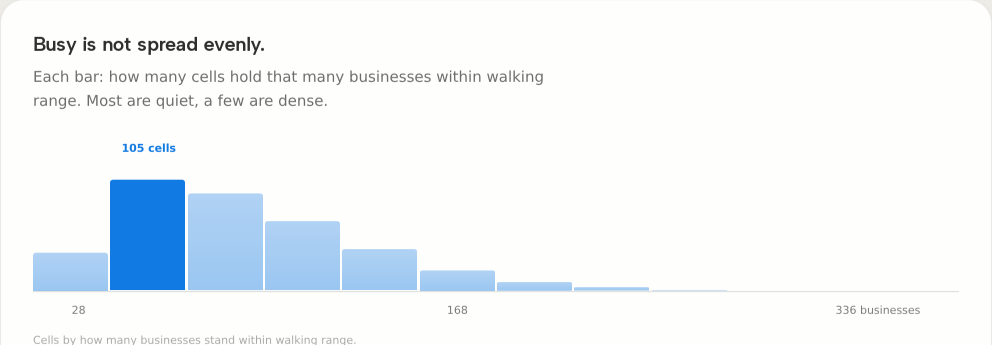
#> input picture docs/final/poster/img/chart-spread-trim.png, 1984 x 690 px, given in place of app-rank.png, which was not available (shown at 1/2 size)
$ python crops.py
#> lines starting #> are read from the running program, lines starting #| are printed output that depends on the picture; after the words box and inside, x2 and y2 are one past the last pixel; in counts of white or black regions, pixels touching at a corner belong together; pictures that were not available may be replaced by others from this repository, and a replacement may not be noted
"""Cuts the shots from shoot.mjs into the deck's crops and the poster's pictures.

Every size here is the size of the picture it replaces, so the deck's placeholders and
the poster's figures take the new picture without moving. Coordinates are CSS pixels on
a shot taken at twice the density. Needs Pillow.
"""
import os
from PIL import Image, ImageDraw, ImageOps

here = os.path.dirname(os.path.abspath(__file__))
S = os.path.join(here, 'shots')
C = os.path.join(here, 'crops')
P = os.path.join(here, 'poster', 'img')
os.makedirs(C, exist_ok=True)

def rounded(im, r):
    """Transparent rounded corners, as the deck's pictures have."""
    im = im.convert('RGBA')
    mask = Image.new('L', im.size, 0)
    ImageDraw.Draw(mask).rounded_rectangle([0, 0, im.width - 1, im.height - 1], radius=r, fill=255)
    im.putalpha(mask)
    return im

def at2(im, x, y, w, h):
    return im.crop((round(x * 2), round(y * 2), round((x + w) * 2), round((y + h) * 2)))

rank = Image.open(os.path.join(S, 'app-rank.png'))                    # 3200 x 1800
#> rank is the input picture: PIL image 1984x690 RGB; mean R, G, B 240.7, 245.6, 249.6
rounded(rank, 36).save(os.path.join(C, 'app-rank-r.png'))
#> in rounded, `mask = Image.new('L', im.size, 0)`: mask: PIL image 1984x690 L; every value is 0
#> in rounded, `ImageDraw.Draw(mask).rounded_rectangle([0, 0, im.width - 1, im.height ..`: mask: PIL image 1984x690 L; 99.9% white; 4 black regions, box (x1, y1, x2, y2) and area: (0, 0, 31, 31) 287, (1953, 0, 1984, 31) 287, (0, 659, 31, 690) 287, (1953, 659, 1984, 690) 287
rank.convert('RGB').resize((2400, 1350), Image.LANCZOS).save(os.path.join(P, 'light-app-rank-coffee.jpg'), quality=90)
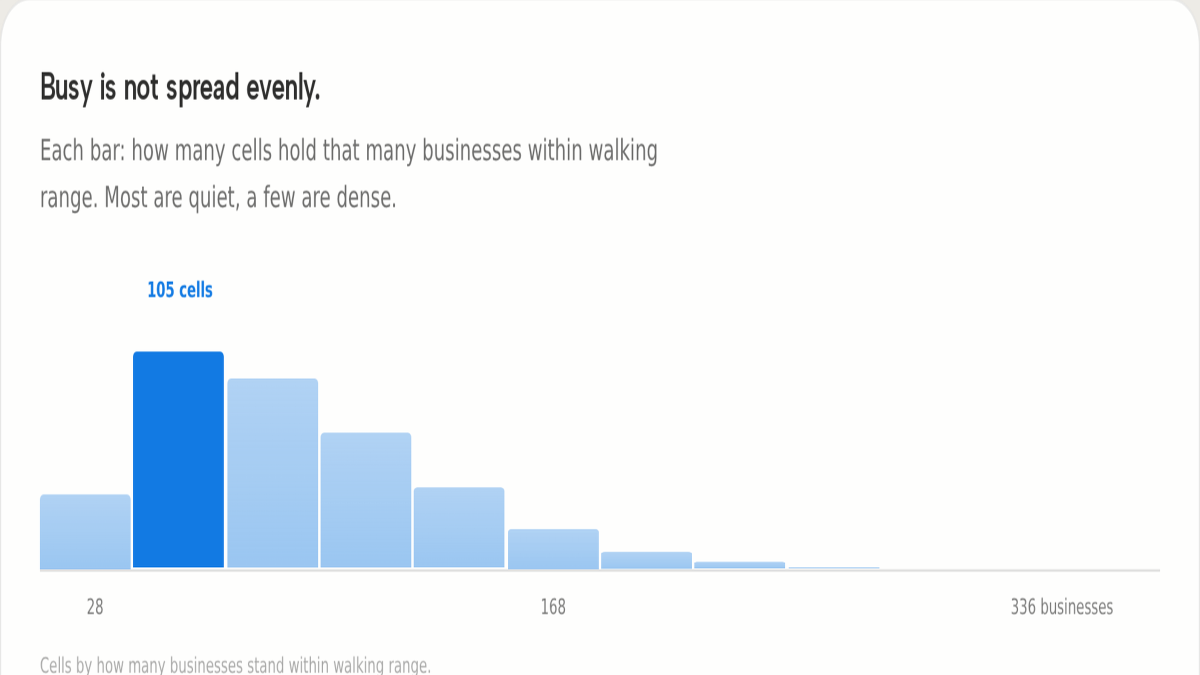
#> saved as light-app-rank-coffee.jpg: PIL image 2400x1350 RGB (shown at 1/2 size); mean R, G, B 240.6, 245.6, 249.6
rounded(at2(rank, 700, 40, 900, 730), 44).save(os.path.join(C, 'ask-r.png'))   # 1800 x 1460
#> call 2 of rounded, with r = 44
#> in rounded (call 2), `mask = Image.new('L', im.size, 0)`: mask: PIL image 1800x1460 L; every value is 0
#> in rounded (call 2), `ImageDraw.Draw(mask).rounded_rectangle([0, 0, im.width - 1, im.height ..`:
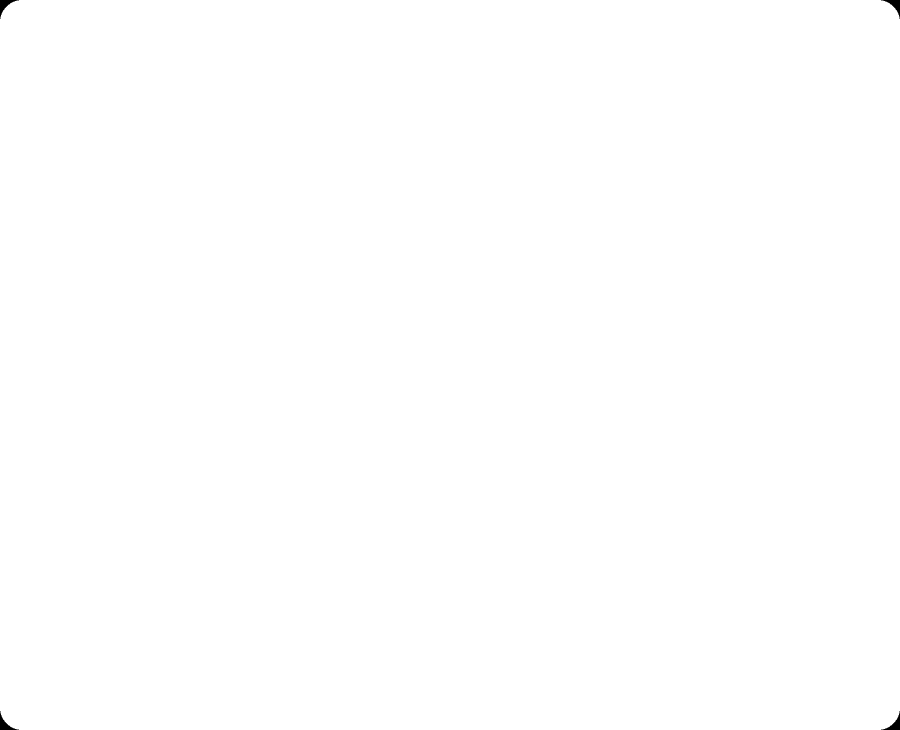
#> mask: PIL image 1800x1460 L (shown at 1/2 size); 99.9% white; 4 black regions, box (x1, y1, x2, y2) and area: (0, 0, 38, 38) 427, (1762, 0, 1800, 38) 427, (0, 1422, 38, 1460) 427, (1762, 1422, 1800, 1460) 427
rank.crop((1700, 120, 3200, 1337)).convert('RGB').save(os.path.join(P, 'ask.jpg'), quality=90)  # 1500 x 1217

card = Image.open(os.path.join(S, 'card.png'))
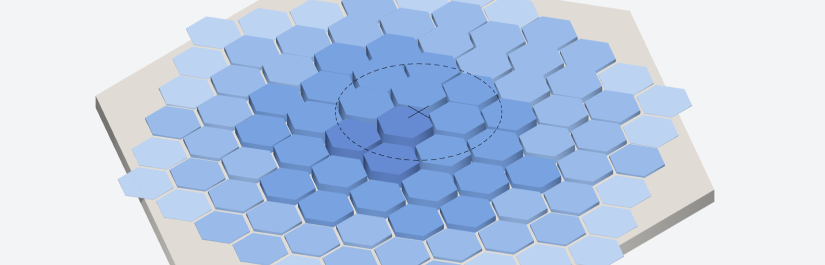
#> input picture docs/final/poster/img/grid-model-trim.png, 1650 x 530 px, given in place of card.png, which was not available (shown at 1/2 size)
#> card is the input picture: PIL image 1650x530 RGB; mean R, G, B 187.4, 205.1, 230.7
rounded(ImageOps.fit(card, (684, 990), Image.LANCZOS, centering=(0, 0)), 44).save(os.path.join(C, 'area-breakdown-r.png'))
#> in rounded (call 3), `mask = Image.new('L', im.size, 0)`: mask: PIL image 684x990 L; every value is 0
#> in rounded (call 3), `ImageDraw.Draw(mask).rounded_rectangle([0, 0, im.width - 1, im.height ..`: mask: PIL image 684x990 L; 99.7% white; 4 black regions, box (x1, y1, x2, y2) and area: (0, 0, 38, 38) 427, (646, 0, 684, 38) 427, (0, 952, 38, 990) 427, (646, 952, 684, 990) 427
why = Image.open(os.path.join(S, 'why.png'))
rounded(ImageOps.fit(why, (748, 1670), Image.LANCZOS, centering=(0.5, 0)), 44).save(os.path.join(C, 'why-r.png'))
#> call 4 of rounded, with r = 44
#> in rounded (call 4), `im = im.convert('RGBA')`:
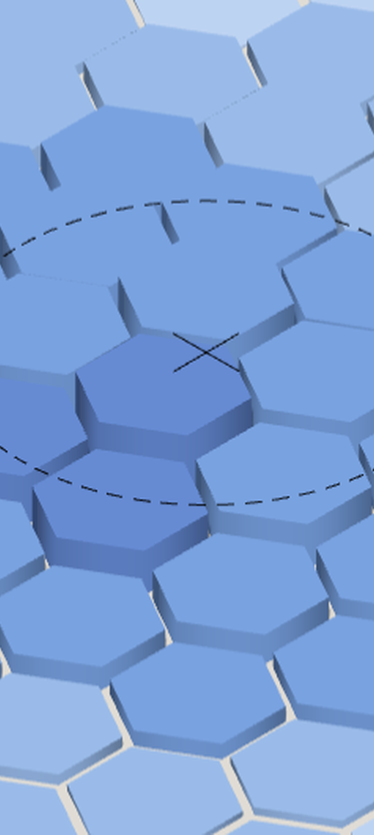
#> im: PIL image 748x1670 RGBA (shown at 1/2 size); mean R, G, B, A 126.5, 162.5, 218, 255
#> in rounded (call 4), `mask = Image.new('L', im.size, 0)`: mask: PIL image 748x1670 L; every value is 0
#> in rounded (call 4), `ImageDraw.Draw(mask).rounded_rectangle([0, 0, im.width - 1, im.height ..`:
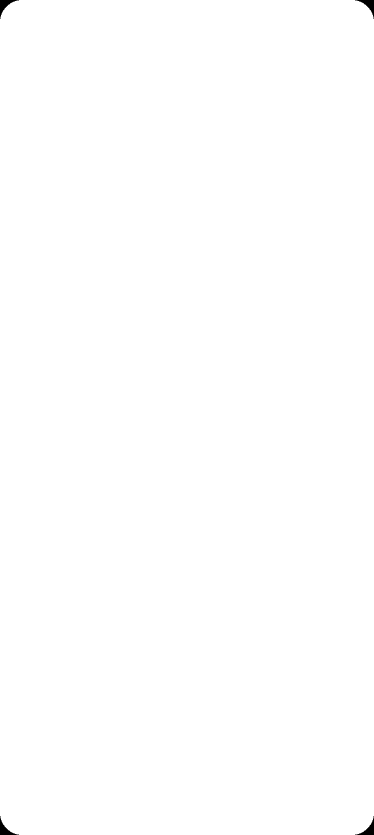
#> mask: PIL image 748x1670 L (shown at 1/2 size); 99.9% white; 4 black regions, box (x1, y1, x2, y2) and area: (0, 0, 38, 38) 427, (710, 0, 748, 38) 427, (0, 1632, 38, 1670) 427, (710, 1632, 748, 1670) 427

raised = Image.open(os.path.join(S, 'map-3d.png'))                    # 3840 x 2160
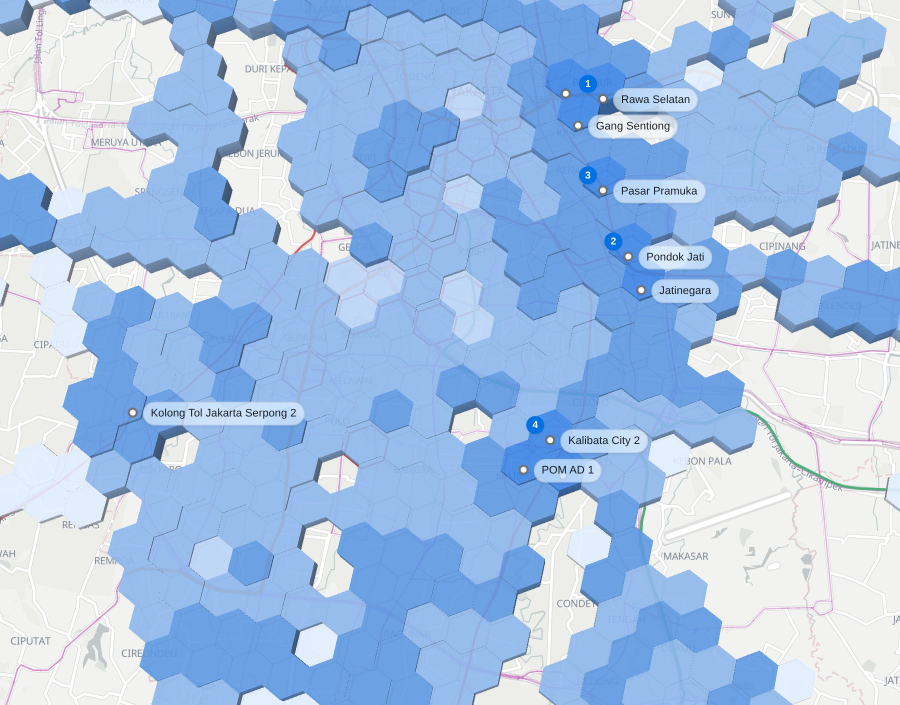
#> input picture docs/final/poster/img/map-3d.jpg, 1800 x 1410 px, given in place of map-3d.png, which was not available (shown at 1/2 size)
#> raised is the input picture: PIL image 1800x1410 RGB; mean R, G, B 167.5, 195.5, 231.1
piece = at2(raised, 400, 100, 970, 760)                                # 1940 x 1520
rounded(piece, 44).save(os.path.join(C, 'map-3d-r.png'))
#> in rounded (call 5), `mask = Image.new('L', im.size, 0)`: mask: PIL image 1940x1520 L; every value is 0
#> in rounded (call 5), `ImageDraw.Draw(mask).rounded_rectangle([0, 0, im.width - 1, im.height ..`: mask: PIL image 1940x1520 L; 99.9% white; 4 black regions, box (x1, y1, x2, y2) and area: (0, 0, 38, 38) 427, (1902, 0, 1940, 38) 427, (0, 1482, 38, 1520) 427, (1902, 1482, 1940, 1520) 427
piece.convert('RGB').save(os.path.join(C, 'map-3d.png'))
at2(raised, 420, 120, 900, 705).convert('RGB').save(os.path.join(P, 'map-3d.jpg'), quality=90)  # 1800 x 1410
#> call 3 of at2, with x = 420, y = 120, w = 900, h = 705
#> in at2 (call 3), `return im.crop((round(x * 2), round(y * 2), round((x + w) * 2), round(..`:
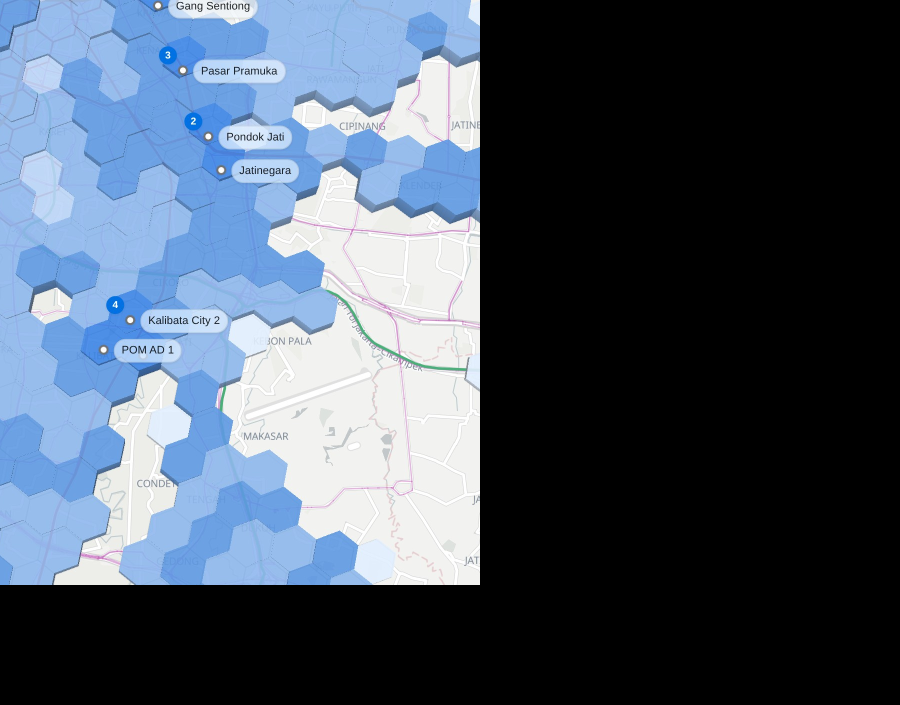
#> returned value: PIL image 1800x1410 RGB (shown at 1/2 size); mean R, G, B 74.4, 86.7, 102.4

for d in (C, P):
    for f in sorted(os.listdir(d)):
        im = Image.open(os.path.join(d, f)); print(os.path.relpath(os.path.join(d, f), here), im.size, im.mode)
